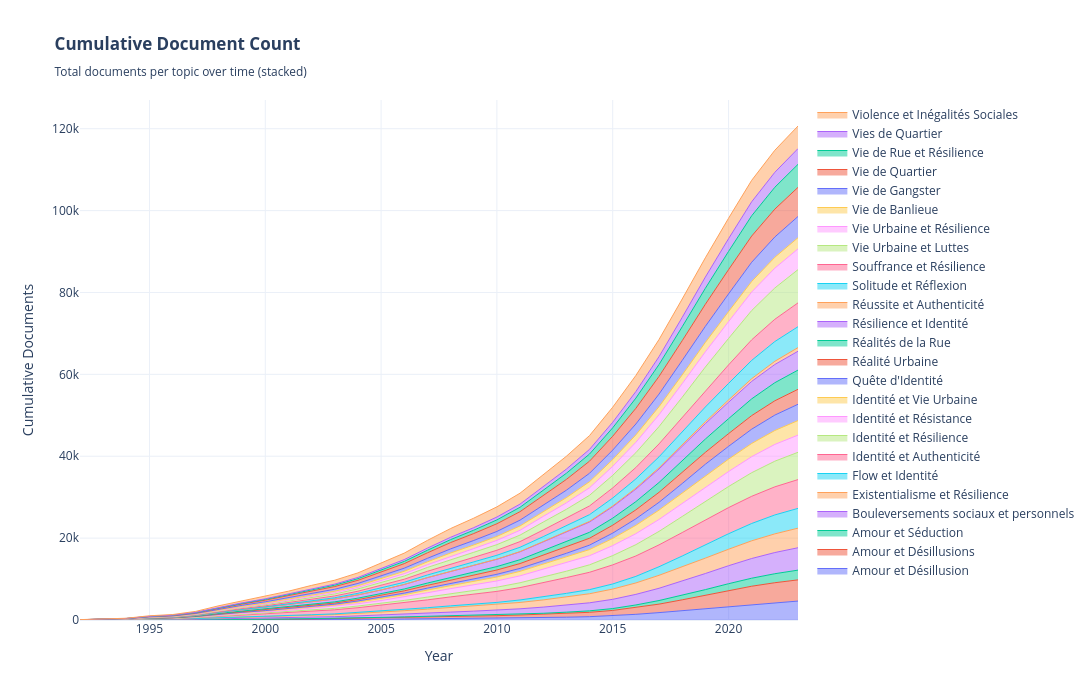

Source (notebook cell):
### Code cell
# ============ VIZ 10: CUMULATIVE DOCUMENTS ============
# Sort by year
topic_year_sorted = temporal_df.sort_values('Year')

# Pivot
pivot_cumul = topic_year_sorted.pivot_table(
    index='Year',
    columns='Label',
    values='Count',
    fill_value=0
)

# Cumulative sum
cumulative = pivot_cumul.cumsum()

# Plot
fig10 = go.Figure()

for topic in cumulative.columns:
    fig10.add_trace(go.Scatter(
        x=cumulative.index,
        y=cumulative[topic],
        mode='lines',
        name=topic[:40],
        stackgroup='one',  # Stacked area
        fillcolor=None,
        line=dict(width=1)
    ))

fig10.update_layout(
    title="<b>Cumulative Document Count</b><br><sub>Total documents per topic over time (stacked)</sub>",
    xaxis_title="Year",
    yaxis_title="Cumulative Documents",
    hovermode='x unified',
    height=700,
    width=1400,
    template="plotly_white",
    legend=dict(
        orientation="v",
        yanchor="top",
        y=1,
        xanchor="left",
        x=1.02
    )
)

fig10.write_html("viz_10_cumulative_documents.html")
print("✓ Saved: viz_10_cumulative_documents.html")
fig10
